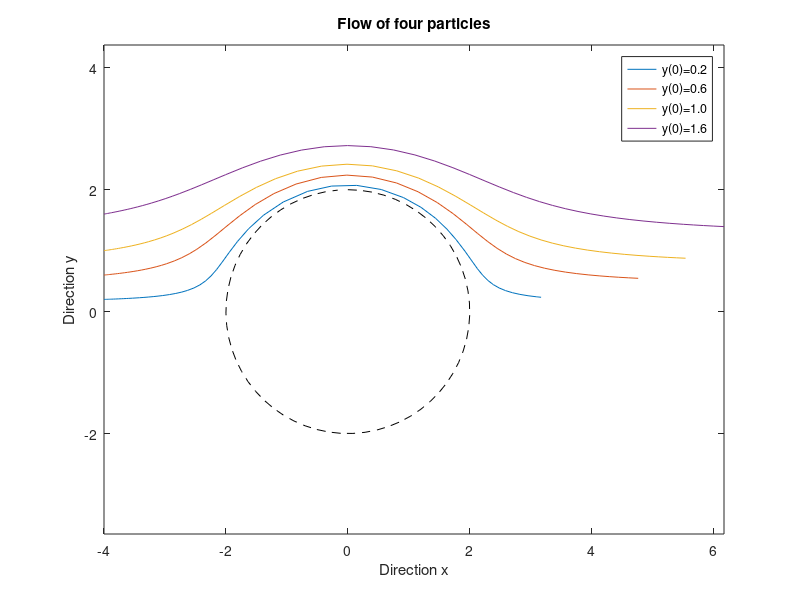

Source code (MATLAB):
function [] = LAB2C1()
% Function for LAB2 question C1. 
% Authors: David Weicker and Florentin Goyens
close all;

% Resolution of the ode
[~,x1] = ode45(@flow,[0 10],[-4 0.2]');
[~,x2] = ode45(@flow,[0 10],[-4 0.6]');
[~,x3] = ode45(@flow,[0 10],[-4 1]');
[~,x4] = ode45(@flow,[0 10],[-4 1.6]');

% Plot of the trajectories and the cylinder
plot(x1(:,1),x1(:,2),x2(:,1),x2(:,2),x3(:,1),x3(:,2),x4(:,1),x4(:,2),2*sin(0:0.1:2*pi),2*cos(0:0.1:2*pi),'k--');axis equal;
title('Flow of four particles');
legend('y(0)=0.2','y(0)=0.6','y(0)=1.0','y(0)=1.6');
xlabel('Direction x');
ylabel('Direction y');

end

function dxdt = flow(t,x)
R = 2;
dxdt = x;
square = (x(1)*x(1)+x(2)*x(2))*(x(1)*x(1)+x(2)*x(2));
dxdt(1) = 1 - R*R*(x(1)*x(1)-x(2)*x(2))/square;
dxdt(2) = -2*R*R*x(1)*x(2)/square;
end

